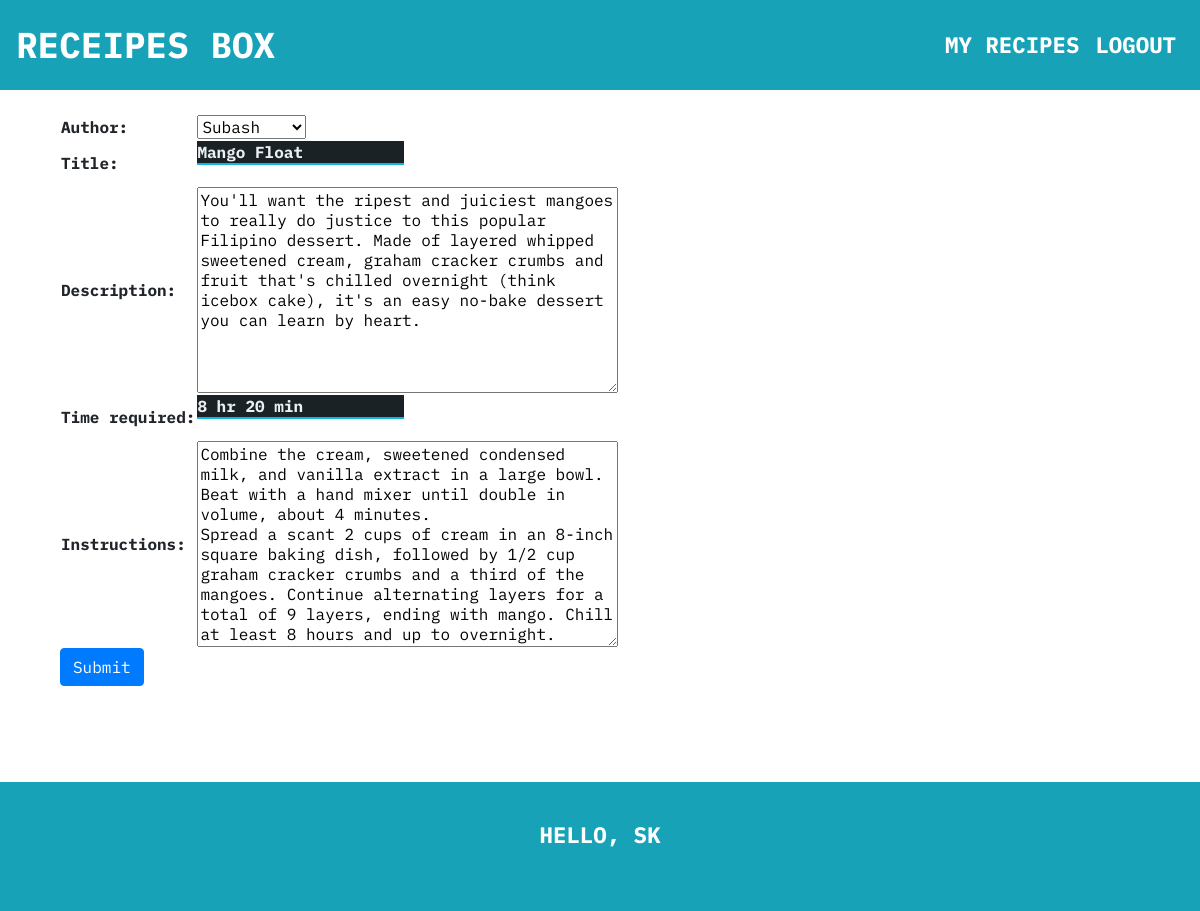
The page /recipe/update/3/ (signed in) on the database its author committed.
### recipe/models.py (models this page shows, shortened)
class Recipe(models.Model):
    author = models.ForeignKey(Author, on_delete=models.CASCADE)
    title = models.CharField(max_length=50)
    description = models.TextField()
    time_required = models.CharField(max_length=30)
    instructions = models.TextField(default="Instruction coming soon.")
    imageUrl = models.TextField(default='https://d2ebzu6go672f3.cloudfront.net/media/content/images'
                                        '/p3_MedDiet_W1806_gi667751254.jpg')
    date_created = models.DateTimeField(default=timezone.now)

### recipe/views.py (the view)
@login_required()
def update_recipe(request, recipe_id):
    html = "generic_form.html"
    recipe = Recipe.objects.get(id=recipe_id)
    form = RecipeAddForm(instance=recipe)
    if request.method == "POST":
        form = RecipeAddForm(request.POST, instance=recipe)
        if form.is_valid():
            form.save()
        return HttpResponseRedirect(reverse("recipes:index"))
    return render(request, html, {'form': form})

### recipe/forms.py
class RecipeAddForm(forms.ModelForm):
    class Meta:
        model = Recipe
        fields = ['author', 'title', 'description',
                  'time_required', 'instructions']

### recipe/models.py (called while the page is built)
    def __str__(self):
        return self.name

### recipe/templates/generic_form.html (shortened to what this page needs)
{% extends 'base.html' %} {% block content %}
<div class="container">
    <form method="POST" class="form-group">
        <table>
            {{ form.as_table }}
        </table>
        <button type="submit" class="btn btn-primary">Submit</button>
    </form>
</div>
{% endblock content %}

### templates/base.html (shortened to what this page needs)
{% load static %}
<html lang="en">
  <head>
    <link
      rel="stylesheet"
      href="https://maxcdn.bootstrapcdn.com/bootstrap/4.0.0/css/bootstrap.min.css"
    />
    <link rel="stylesheet" href="{% static 'css/style.css' %}" />
  </head>
  <body>
    <nav class="navbar navbar-expand-lg navbar-light bg-info sticky-top">
      <a class="navbar-brand receipes_box_nav" href="/">RECEIPES BOX</a>
      <div class="collapse navbar-collapse justify-content-end" id="navbarNav">
        <ul class="navbar-nav">
          {% if request.user.is_authenticated %}
          <li class="nav-item">
            <a class="nav-link nav_a" href="{% url 'recipes:userpage' %}"
              >My Recipes</a
            >
          </li>
          <li class="nav-item">
            <a class="nav-link nav_a" href="{% url 'recipes:logout_page' %}"
              >Logout</a
            >
          </li>
          {%endif%}
        </ul>
      </div>
    </nav>
    <main class="container">
      {% block content %} {% endblock %}
    </main>
    {% if request.user.is_authenticated %}
    <div class="navbar footer bg-info justify-content-center">
      <nav class="navbar navbar-light">
        <ul class="navbar-nav">
          <a class="nav-link nav_a" href="{% url 'recipes:userpage' %}">
            Hello, {{request.user.username}}
          </a>
        </ul>
      </nav>
    </div>
    {% endif%}
  </body>
</html>

### static/css/style.css (style rules this page uses)
html, body { font-family: "IBM Plex Mono", monospace !important; background-image: url("https://images.unsplash.com/photo-1495195129352-aeb325a55b65?ixlib=rb-1.2.1&auto=format&fit=crop&w=2255&q=80"); }
nav { height: 90px !important; margin-bottom: 2%; }
.nav_a { padding-left: 19px; font-size: 1.4em; text-transform: uppercase; font-weight: 700; color: white !important }
.receipes_box_nav { font-size: 36px !important; font-weight: 700 !important; font-family: "IBM Plex Mono", monospace; color: white !important }
input[type=text] { background-color: #1A2226; border: none; border-bottom: 2px solid #0DB8DE; border-top: 0px; border-radius: 0px; font-weight: bold; outline: 0; margin-bottom: 20px; padding-left: 0px; color: #ECF0F5; }
.form-group { margin-bottom: 40px; outline: 0px; }
label { margin-bottom: 0px; }
main { padding- bottom:20px; min-height: calc(100vh - 90px - 90px) }
.footer { margin-top:4%; color: white; text-align: center; }

### rows shown on the page
Recipe: author "Subash", title "Mango Float", description "You'll want the ripest and juiciest mangoes to really do justice to this popular Filipino dessert. Made of layered whipped sweetened cream, graham cracker crumbs and fruit that's chilled overnight (think icebox cake), it's an easy no-bake dessert you can learn by heart.", time_required "8 hr 20 min", instructions "Combine the cream, sweetened condensed milk, and vanilla extract in a large bowl. Beat with a hand mixer until double in volume, about 4 minutes. Spread a scant 2 cups of cream in an 8-inch square baking dish, followed by 1/2 cup graham cracker crumbs and a third of the mangoes. Continue alternating layers for a total of 9 layers, ending with mango. Chill at least 8 hours and up to overnight."

### other values the page prints
{{ request.user.username }} "SK"
